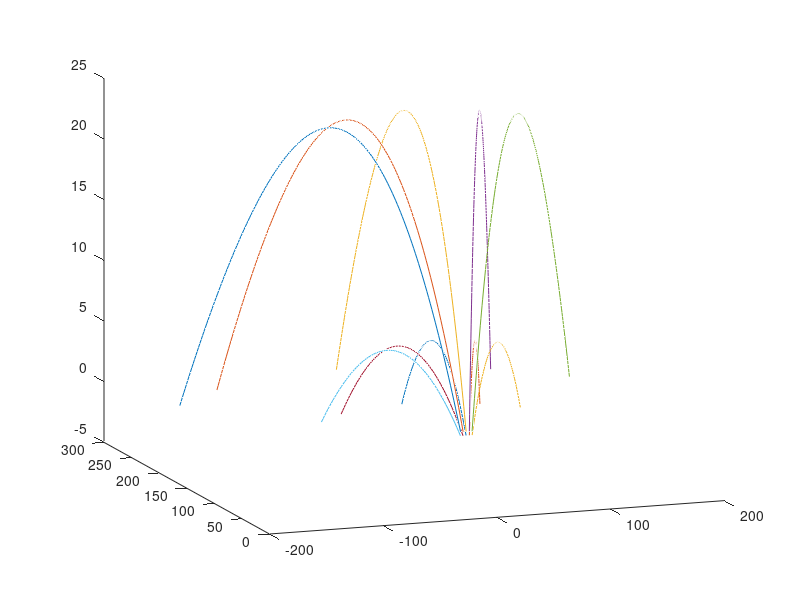
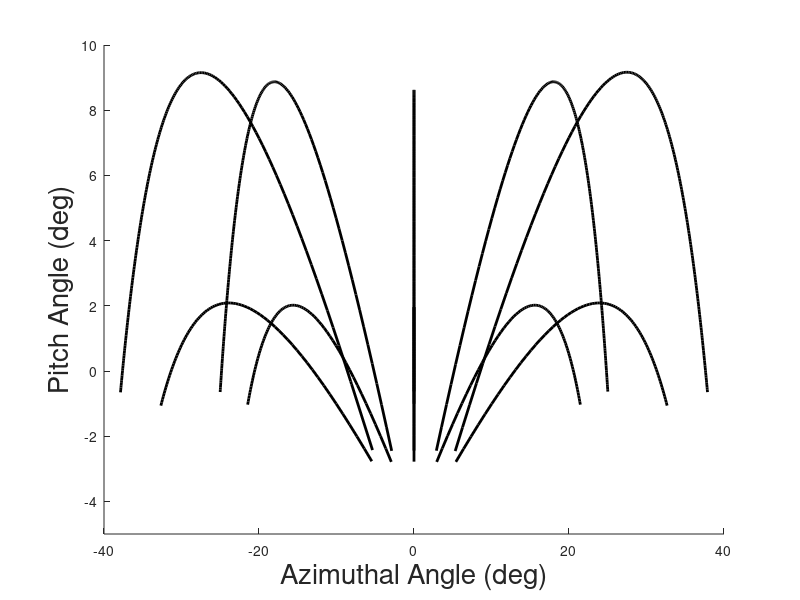

Here is the MATLAB script that generated these plots, in order:
clear, clc

datain = csvread('target_motion_detail.csv',1,0);

% slotvec
slotvec = datain(:,3);

% target trajectory
tpx = datain(:,18);
tpy = -1*datain(:,20);
tpz = datain(:,19);

% hand controller position 
cpx = datain(:,9);
cpy = -1*datain(:,11);
cpz = datain(:,10);

% - 
figure(1), clf, hold on
figure(2), clf, hold on

% trajec number, az/el, frame
targTrajec = nan(10,2,200);

for si = 0:9
    
    %idx = find(slotvec == si & state == 1);
    idx = find(slotvec == si);
    
    % first the raw 3d target trajectory
    trl_tpx = tpx(idx);
    trl_tpy = tpy(idx);
    trl_tpz = tpz(idx);
    
    figure(1)
    plot3(trl_tpx,trl_tpy,trl_tpz)
    
    fprintf('Slot %i: %5.4f\n',si+1, length(trl_tpx)*0.01666)
    
    axis([-200 200 0 300 -5 25])
    view(-20,15)
    drawnow
    
    % now the 2d projection into azim & el. 
    trl_cpx = cpx(idx);
    trl_cpy = cpy(idx);
    trl_cpz = cpz(idx);
    
    % 
    [azT, elT, rT] = cart2sph(trl_tpx - trl_cpx, trl_tpy - trl_cpy, trl_tpz - trl_cpz);
    azT = -1.*((azT .* 180 ./ pi)-90); elT = elT .* 180 ./ pi; 
    
    targTrajec(si+1, 1, 1:length(azT)) = azT;
    targTrajec(si+1, 2, 1:length(azT)) = elT;
    
    figure(2)
    plot(azT, elT, 'k','LineWidth',2)
    xlabel('Azimuthal Angle (deg)', 'FontSize', 20)
    ylabel('Pitch Angle (deg)', 'FontSize', 20)
    axis([-40 40 -5 10])
    drawnow
end

save('targetTrajec.mat', 'targTrajec')